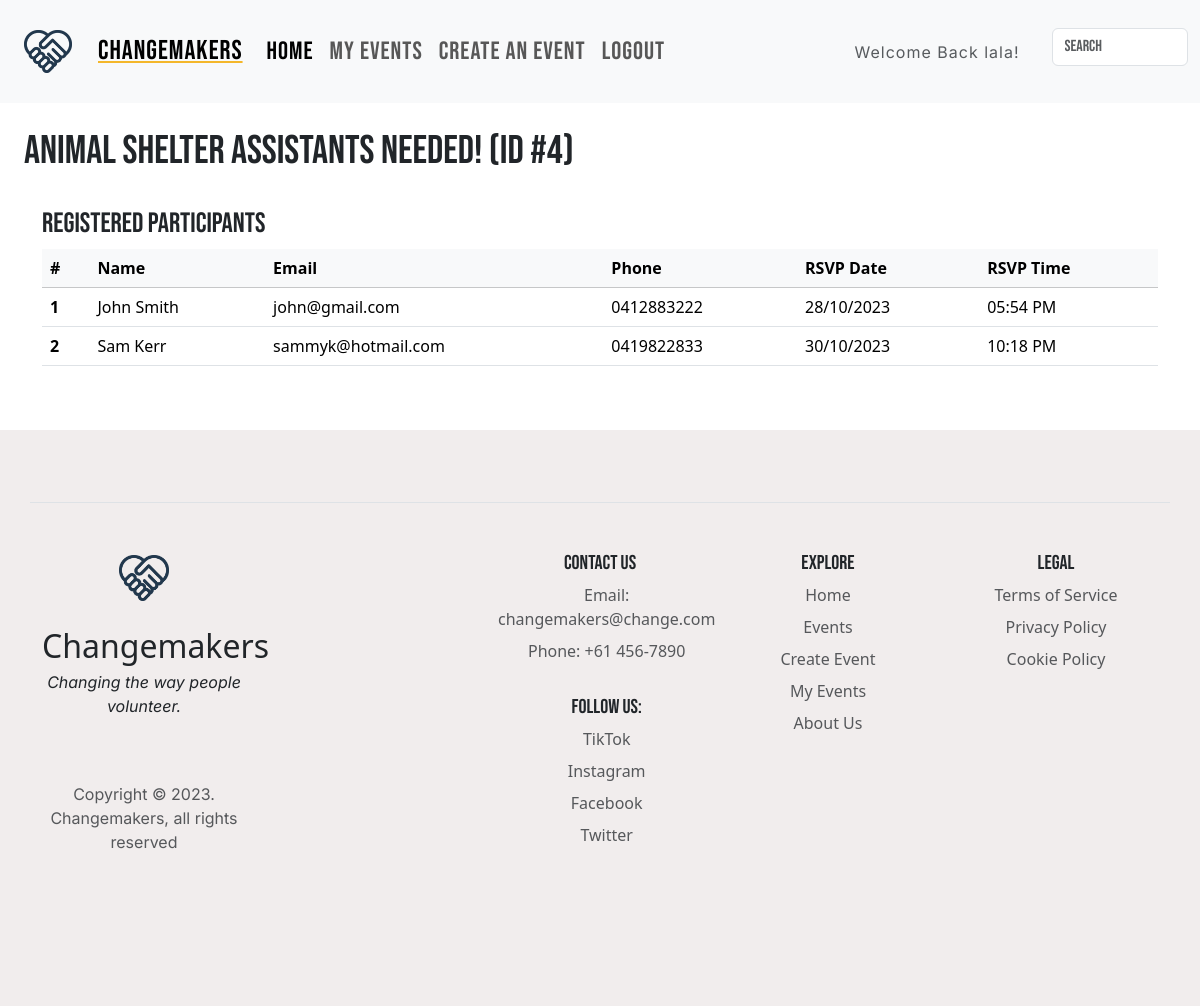
The app's page /events/4/participants (signed in) with its own data.
### website/models.py (models this page shows, shortened)
class User(db.Model, UserMixin):
    __tablename__ = "users"
    id = db.Column(db.Integer, primary_key=True)
    fname = db.Column(db.String(80), nullable=False)
    lname = db.Column(db.String(80), nullable=False)
    email = db.Column(db.String(100), unique=True, nullable=False)
    password_hash = db.Column(db.String(255), nullable=False)
    phonenum = db.Column(db.String(20), nullable=False)
    location_id = db.Column(db.Integer, db.ForeignKey("locations.id"))
    comments = db.relationship("Comment", backref="user")
    created_events = db.relationship("Event", backref="user")
    registered_events = db.relationship("Registration", backref="user")
    emergency_contact = db.relationship("EmergencyContact", backref="user")
    waitlists = db.relationship("Waitlist", backref="user")
    locations = db.relationship("Location", backref="user")

class Event(db.Model):
    __tablename__ = "events"
    id = db.Column(db.Integer, primary_key=True)
    title = db.Column(db.String(100), nullable=False)
    date = db.Column(db.Date, nullable=False)
    start_time = db.Column(db.Time, nullable=False)
    end_time = db.Column(db.Time, nullable=False)
    total_tickets = db.Column(db.Integer, nullable=False)
    description = db.Column(db.String(500), nullable=False)
    image = db.Column(
        db.String(400), default="static/img/generic.jpg"
    )  # have a local generic image for users who don't upload a photo
    age_limit = db.Column(db.Boolean, default=False)
    user_id = db.Column(db.Integer, db.ForeignKey("users.id"))
    location_id = db.Column(db.Integer, db.ForeignKey("locations.id"))
    genre_id = db.Column(db.Integer, db.ForeignKey("genres.id"))
    status_id = db.Column(db.Integer, db.ForeignKey("status.id"))
    waitlists = db.relationship("Waitlist", backref="event")
    registrations = db.relationship("Registration", backref="event")
    comments = db.relationship("Comment", backref="event")
    locations = db.relationship("Location", backref="event", foreign_keys=[location_id])
    genres = db.relationship("EventGenre", backref="event")
    status = db.relationship("EventStatus", backref="event")

class Registration(db.Model):
    __tablename__ = "registrations"
    id = db.Column(db.Integer, primary_key=True)
    registered_at = db.Column(db.DateTime, default=datetime.now())
    user_id = db.Column(db.Integer, db.ForeignKey("users.id"))
    event_id = db.Column(db.Integer, db.ForeignKey("events.id"))

### website/events.py (the view)
@bp.route("/<id>/participants", methods=["GET"])
@login_required
def participants(id):
    event = get_event(id)
    registered_users = (
        db.session.query(Registration).filter(Registration.event_id == event.id).all()
    )
    return render_template(
        "events/participants.html",
        event=event,
        user=current_user,
        registered_users=registered_users,
    )

### website/event_funcs.py (called while the page is built)
def get_event(id):
    event = db.session.scalar(db.select(Event).where(Event.id == id))
    if event is None:
        abort(404)
    return event

### website/templates/events/participants.html
{% extends 'base.html' %}
{% block content %}
<h1 class="p-4">{{ event.title }} (ID #{{ event.id }})</h1>
<div class="container">
    <h3>Registered participants</h3>
    {% if registered_users %}
    <table class="table">
        <thead class="table-light">
            <tr>
                <th scope="col">#</th>
                <th scope="col">Name</th>
                <th scope="col">Email</th>
                <th scope="col">Phone</th>
                <th scope="col">RSVP Date</th>
                <th scope="col">RSVP Time</th>
            </tr>
        </thead>
        <tbody>
            {% for user in registered_users %}
            <tr>
                <th scope="row">{{ loop.index }}</th>
                <td>{{ user.user.fname }} {{ user.user.lname }}</td>
                <td>{{ user.user.email }}</td>
                <td>{{ user.user.phonenum }}</td>
                <td>{{ user.registered_at.strftime("%d/%m/%Y") }}</td>
                <td>{{ user.registered_at.strftime("%I:%M %p") }}</td>
            </tr>
            {% endfor %}
        </tbody>
    </table>
    {% else %}
    <i>Currently there are no users registered for your event.</i>
    {% endif %}
</div>
<br>
<br>
{% endblock %}

### website/templates/base.html (shortened to what this page needs)
<html>
<head>
  <link href="{{ url_for('static',filename='style/style.css') }}" rel="stylesheet" type="text/css" />
  <link href="https://cdn.jsdelivr.net/npm/bootstrap@5.3.2/dist/css/bootstrap.min.css" rel="stylesheet"
 />
  <link rel="stylesheet" href="https://cdn.jsdelivr.net/npm/bootstrap-icons@1.18.0/font/bootstrap-icons.css" />
</head>
<body>
  <header>
    <nav class="navbar navbar-expand-lg bg-body-tertiary">
      <div class="container-fluid">
        <a class="navbar-brand" href="/">
          <img src="{{ url_for('static', filename='img/logo.png') }}" alt="Logo"
            class="logo d-inline-block align-text-top img-fluid" />
          <span class="nav-name">Changemakers</span>
        </a>
        <div class="collapse navbar-collapse" id="navbarSupportContent">
          <ul class="navbar-nav me-auto mb-2 mb-lg-0 w-100">
            <li class="nav-item">
              <a class="nav-link active" aria-current="page" href="/">Home</a>
            </li>
            {% if current_user.is_authenticated %}
            <div class="navbar-nav me-auto w-100">
              <li class="nav-item">
                <a class="nav-link" href="{{ url_for('event.created_events') }}">My Events</a>
              </li>
              <li class="nav-item">
                <a class="nav-link" href="{{ url_for('event.create') }}">Create an Event</a>
              </li>
              <li class="nav-item">
                <a class="nav-link" href="{{ url_for('auth.logout') }}">Logout</a>
              </li>
            </div>
            <div class="w-100 justify-content-end align-content-center d-grid px-4">
              <a class="nav-link disabled text-muted welcome w-100 h-auto d-block" href="#">Welcome Back
                {{current_user.fname}}!</a>
            </div>
            {% endif %}
          </ul>
          <form class="d-flex pt-3" action="{{url_for('main.search')}}">
            <input type="text" name="search" class="form-control flex-grow-1 my-1 mr-sm-2" id="SearchForm"
              placeholder="Search">
          </form>
        </div>
      </div>
    </nav>
  </header>
  {% block content %} {% endblock %}
</body>
<footer class="container-fluid p-4">
  <div class="container">
    <div class="row row-cols-1 row-cols-sm-2 row-cols-md-5 py-5 my-5 border-top">
      <div class="col mb-3">
        <a href="{{ url_for('main.index') }}"
          class="d-flex align-items-center mb-3 link-body-emphasis text-decoration-none">
          <div class="container text-center">
            <img class="logo" src="{{url_for('static', filename='img/logo.png')}}" alt="" />
          </div>
        </a>
        <a class="fs-2 text-decoration-none text-reset" href="/">Changemakers</a>
        <p><i>Changing the way people volunteer.</i></p>
        <ul class="nav gap-3">
        </ul>
        <p class="text-body-secondary mt-4">Copyright &copy; 2023. Changemakers, all rights reserved</p>
      </div>
      <div class="col mb-3"></div>
      <div class="col mb-3">
        <h5>Contact Us</h5>
        <ul class="nav flex-column">
          <li class="nav-item mb-2"><a href="#" class="nav-link p-0 text-body-secondary">Email:
              changemakers@change.com</a></li>
          <li class="nav-item mb-2"><a href="#" class="nav-link p-0 text-body-secondary">Phone: +61 456-7890</a></li>
          <br />
          <h5>Follow Us:</h5>
          <li class="nav-item mb-2"><a href="https://www.tiktok.com/" class="nav-link p-0 text-body-secondary">TikTok</a></li>
          <li class="nav-item mb-2"><a href="https://www.instagram.com/" class="nav-link p-0 text-body-secondary">Instagram</a></li>
          <li class="nav-item mb-2"><a href="https://www.facebook.com/" class="nav-link p-0 text-body-secondary">Facebook</a></li>
          <li class="nav-item mb-2"><a href="https://www.twitter.com/" class="nav-link p-0 text-body-secondary">Twitter</a></li>
        </ul>
      </div>
      <div class="col mb-3">
        <h5>Explore</h5>
        <ul class="nav flex-column">
          <li class="nav-item mb-2"><a href="{{ url_for('main.index') }}"
              class="nav-link p-0 text-body-secondary">Home</a></li>
          <li class="nav-item mb-2"><a href="{{ url_for('main.index') }}"
              class="nav-link p-0 text-body-secondary">Events</a></li>
          <li class="nav-item mb-2"><a href="{{ url_for('event.create') }}"
              class="nav-link p-0 text-body-secondary">Create Event</a></li>
          <li class="nav-item mb-2"><a href="{{ url_for('event.created_events') }}" class="nav-link p-0 text-body-secondary">My
              Events</a></li>
          <li class="nav-item mb-2"><a href="https://www.youtube.com/watch?v=dQw4w9WgXcQ&list=PL8dZXjD8meS_WZzEKSReIBPLzKaW3HboH&index=2" class="nav-link p-0 text-body-secondary">About
              Us</a></li>
        </ul>
      </div>
      <div class="col mb-3">
        <h5>Legal</h5>
        <ul class="nav flex-column">
          <li class="nav-item mb-2"><a href="/terms" class="nav-link p-0 text-body-secondary">Terms of Service</a></li>
          <li class="nav-item mb-2"><a href="/privacy" class="nav-link p-0 text-body-secondary">Privacy Policy</a></li>
          <li class="nav-item mb-2"><a href="https://www.youtube.com/watch?v=dQw4w9WgXcQ&list=PL8dZXjD8meS_WZzEKSReIBPLzKaW3HboH&index=2" class="nav-link p-0 text-body-secondary">Cookie Policy</a></li>
        </ul>
      </div>
    </div>
  </div>
</footer>
</html>

### website/static/style/style.css (style rules this page uses)
body { overflow-x: hidden; margin: 0; }
h1, h2, h3, h4, h5 { font-family: "Bebas Neue", sans-serif; font-weight: 300; }
p { font-family: "Inter", sans-serif; }
a, div a, h5 a, button a { text-decoration: none; color: black; }
nav { font-family: "Bebas Neue", sans-serif; font-size: 25px; letter-spacing: 1px; }
.nav-name { text-decoration: underline rgb(244, 183, 42); color: black; font-size: 1.7rem; }
.navbar-brand { display: grid; place-items: center; grid-template-columns: max-content 1fr; gap: 1em; margin: 0.3em; }
.logo { width: 60px; padding: 0.3em; }
.container { position: relative; }
footer { text-align: center; background-color: rgb(241, 237, 237); padding: 5%; }
a.welcome { font-family: "Inter", sans-serif; font-size: 16px; padding: 2.5%; }

### records on screen
User: fname "lala"
Event: title "Animal Shelter Assistants Needed!", id "4"
Registration: user.fname "John", user.lname "Smith", user.email "john@gmail.com", user.phonenum "0412883222", registered_at "28/10/2023", registered_at "05:54 PM"
Registration: user.fname "Sam", user.lname "Kerr", user.email "sammyk@hotmail.com", user.phonenum "0419822833", registered_at "30/10/2023", registered_at "10:18 PM"
